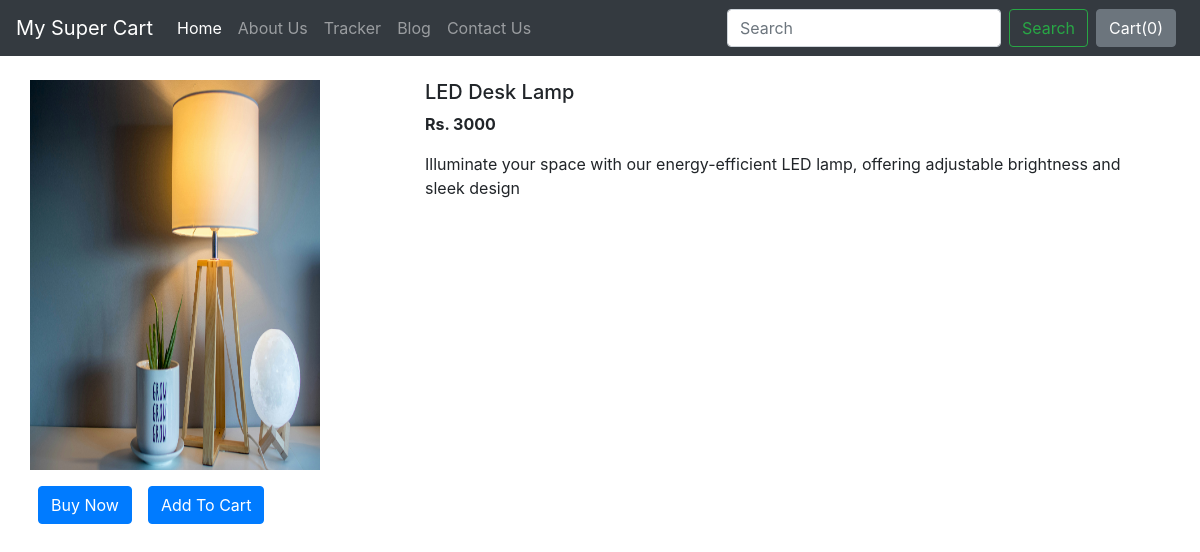
Page /shop/products/5 on the committed database.
### shop/models.py (models this page shows)
class Product(models.Model):
    product_id = models.AutoField  # automatically increments the ids
    product_name = models.CharField(max_length=50)
    category = models.CharField(max_length=50, default="")
    subcategory = models.CharField(max_length=50, default="")
    price = models.IntegerField(default=0)
    desc = models.CharField(max_length=300)
    pub_date = models.DateField()
    image = models.ImageField(upload_to="shop/images", default="")
    def __str__(self):
        return self.product_name  # from product.object1 name it will show the real name of the product in the database

### shop/views.py (the view)
# urls.py: path("products/<int:myid>", views.productView, name="ProductView"),
def productView(request, myid):
    product = Product.objects.filter(id=myid)
    print(product)
    return render(request, "shop/prodView.html", {'product': product[0]})

### templates/shop/prodView.html (shortened to what this page needs)
{% extends 'shop/basic.html' %}
{% block body %}
    <div class="container my-4">
        <div class="row">
            <div class="col-md-4">
                <div class="row">
                    <img src="/media//{{ product.image }}" width="290px" height="390px">
                </div>
                <div class="row">
                    <button class="btn btn-primary mx-2 mt-3"> Buy Now</button>
                    <button class="btn btn-primary mx-2 mt-3 "> Add To Cart</button>
                </div>
            </div>
            <div class="col-md-8">
                <h5>{{ product.product_name }}</h5>
                <p><b> Rs. {{ product.price }}</b></p>
                <p>{{ product.desc }}</p>
            </div>
        </div>
    </div>
{% endblock %}

### rows in the picture
Product: image (picture), product_name "LED Desk Lamp", price "3000", desc "Illuminate your space with our energy-efficient LED lamp, offering adjustable brightness and sleek design"
